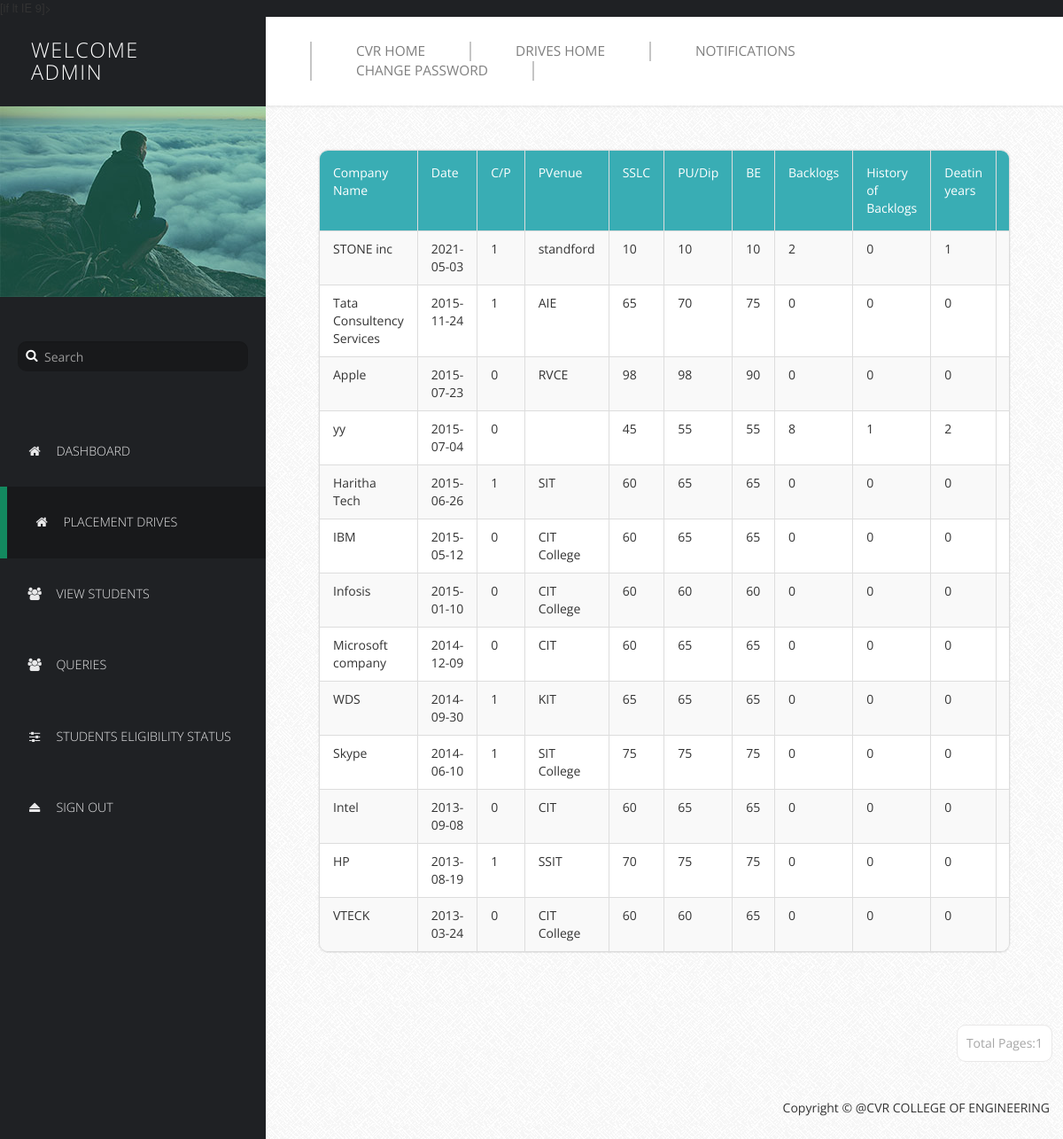
The page /Profilers/PProfile/Placement Drives/Companydetails.php (signed in) on the database its author committed.
### tables this page shows
CREATE TABLE `addpdrive` (
  `CompanyName` varchar(255) NOT NULL,
  `Date` date NOT NULL,
  `C/P` tinyint(1) NOT NULL DEFAULT '0',
  `PVenue` varchar(255) NOT NULL,
  `SSLC` float NOT NULL,
  `PU/Dip` float NOT NULL,
  `BE` float NOT NULL,
  `Backlogs` int(11) NOT NULL,
  `HofBacklogs` tinyint(1) NOT NULL,
  `DetainYears` int(11) NOT NULL,
  `ODetails` text
);

### Profilers/PProfile/Placement Drives/CompanyDetails.php (the view, shortened to what this page needs)
<!DOCTYPE html>
<html lang="en">
  <head>
    <link href="../css/font-awesome.min.css" rel="stylesheet">
    <link href="../css/bootstrap.min.css" rel="stylesheet">
    <link href="../css/templatemo-style.css" rel="stylesheet">
  <body>
    <div class="templatemo-flex-row">
      <div class="templatemo-sidebar">
        <header class="templatemo-site-header">
          <?php
		  $Welcome = "Welcome";
          echo "<h1>" . $Welcome . "<br>". $_SESSION['pusername']. "</h1>";
		 echo "<br>";
		  ?>
        </header>
        <div class="profile-photo-container">
          <img src="../images/profile-photo.jpg" alt="Profile Photo" class="img-responsive">
          <div class="profile-photo-overlay"></div>
        </div>
        <form class="templatemo-search-form" role="search">
          <div class="input-group">
              <button type="submit" class="fa fa-search"></button>
              <input type="text" class="form-control" placeholder="Search" name="srch-term" id="srch-term">
          </div>
        </form>
        <nav class="templatemo-left-nav">
           <ul>
             <li><a href="../login.php"><i class="fa fa-home fa-fw"></i>Dashboard</a></li>
            <li><a href="../Placement Drives.php" class="active"><i class="fa fa-home fa-fw"></i>Placement Drives</a></li>
            <li><a href="../manage-users.php"><i class="fa fa-users fa-fw"></i>View Students</a></li>
            <li><a href="../queries.php"><i class="fa fa-users fa-fw"></i>Queries</a></li>
            <li><a href="../Students Eligibility.php"><i class="fa fa-sliders fa-fw"></i>Students Eligibility Status</a></li>
            <li><a href="../logout.php"><i class="fa fa-eject fa-fw"></i>Sign Out</a></li>
          </ul>
        </nav>
      </div>
      <div class="templatemo-content col-1 light-gray-bg">
        <div class="templatemo-top-nav-container">
          <div class="row">
            <nav class="templatemo-top-nav col-lg-12 col-md-12">
              <ul class="text-uppercase">
               <li><a href="../../Homepage/index.php">CVR HOME</a></li>
                <li><a href="">Drives Home</a></li>
                <li><a href="Notif.php">Notifications</a></li>
                <li><a href="Change Password.php">Change Password</a></li>
              </ul>
            </nav>
          </div>
        </div>
        <div class="templatemo-content-container">
          <div class="templatemo-content-widget no-padding">
            <div class="panel panel-default table-responsive">
              <table class="table table-striped table-bordered templatemo-user-table">
                <thead>
                  <tr>
                    <td><a  class="white-text templatemo-sort-by">Company Name </a></td>
                    <td><a  class="white-text templatemo-sort-by">Date </a></td>
                    <td><a  class="white-text templatemo-sort-by">C/P</a></td>
                    <td><a  class="white-text templatemo-sort-by">PVenue</a></td>
					   <td><a  class="white-text templatemo-sort-by">SSLC</a></td>
<td><a  class="white-text templatemo-sort-by">PU/Dip </a></td>
   <td><a  class="white-text templatemo-sort-by">BE</a></td>
   <td><a  class="white-text templatemo-sort-by">Backlogs</a></td>
   <td><a  class="white-text templatemo-sort-by">History of Backlogs</a></td>
			      <td><a  class="white-text templatemo-sort-by">Deatin years</a></td>
			      <td><a class="white-text templatemo-sort-by">Others details </a></td>
				  </thead>
			   <?php
$num_rec_per_page=15;
$connect= mysqli_connect('localhost','stone','stone','details');
if (isset($_GET["page"])) { $page  = $_GET["page"]; } else { $page=1; };
$start_from = ($page-1) * $num_rec_per_page;
$sql = "SELECT * FROM addpdrive ORDER BY Date Desc LIMIT $start_from, $num_rec_per_page";
$rs_result = mysqli_query ($connect,$sql);
?>
<?php
while ($row = mysqli_fetch_assoc($rs_result))
{
            print "<tr>";
print "<td>" . $row['CompanyName'] . "</td>";
print "<td>" . $row['Date'] . "</td>";
print "<td>" . $row['C/P'] . "</td>";
print "<td>" . $row['PVenue'] . "</td>";
print "<td>" . $row['SSLC'] . "</td>";
print "<td>" . $row['PU/Dip'] . "</td>";
print "<td>" . $row['BE'] . "</td>";
print "<td>" . $row['Backlogs'] . "</td>";
print "<td>" . $row['HofBacklogs'] . "</td>";
print "<td>" . $row['DetainYears'] . "</td>";
print "<td>" . $row['ODetails'] . "</td>";
print "</tr>";
}
?>
              </table>
			  </div>
			  </div>
			  </div>
  <div class="pagination-wrap">
  <ul class="pagination">
			  <?php
$num_rec_per_page=15;
$connect= mysqli_connect('localhost','stone','stone','details');
$sql = "SELECT * FROM addpdrive ORDER BY Date Desc";
$rs_result = mysqli_query($connect,$sql);
$total_records = mysqli_num_rows($rs_result);
$totalpage = ceil($total_records / $num_rec_per_page);
$currentpage = (isset($_GET['page']) ? $_GET['page'] : 1);
	 if($currentpage == 0)
	{
	}
	else if( $currentpage >= 1  &&  $currentpage <= $totalpage  )
	{
	 echo "<li><a>Total Pages:".$totalpage."</a></li>";
}
 ?>
</ul>
</div>
          <footer class="text-right">
           		<p>Copyright &copy; @CVR COLLEGE OF ENGINEERING</p>
          </footer>
        </div>
      </div>
  </body>
</html>

### Profilers/PProfile/css/templatemo-style.css (style rules this page uses)
* { font-family: 'Open Sans', sans-serif; }
body { font-size: 13px; }
body, .templatemo-left-nav { background: #1f2124; }
h1, h2, h3 { margin: 0; }
ul { list-style-type: none; margin: 0; padding: 0; }
nav li { font-size: 1.1em; list-style: none; text-transform: uppercase; }
.white-text { color: white; }
.light-gray-bg { font-family:"Trebuchet MS", "Myriad Pro", Arial, sans-serif; font-size:14px; background:#f4f4f4 url(../images/bg.png) repeat top left; color:#333; overflow-y:scroll; }
footer { padding: 15px; }
.templatemo-sidebar { width: 300px; }
.templatemo-site-header { margin: 25px 30px; }
.templatemo-site-header h1 { color: white; display: inline-block; font-size: 1.8em; font-weight: 300; letter-spacing: 1.5px; margin: 0 5px; text-transform: uppercase; vertical-align: middle; }
.profile-photo-container { position: relative; }
.profile-photo-overlay { background-color: rgba(4, 152, 114, 0.35); position: absolute; top: 0; left: 0; width: 100%; height: 100%; transition: all 0.3s ease; }
.templatemo-search-form { font-size: 1.1em; margin: 50px 20px; }
.templatemo-search-form .input-group { width: 100%; }
.templatemo-search-form .input-group .form-control { background-color: #18191b; border: none; border-radius: 10px; color: #DDD; padding-left: 30px; }
.templatemo-search-form .input-group { position: relative; }
.fa-search { height:32px; width:32px; border: none; cursor: pointer; color:white; background:transparent; position:absolute; top: 0; left: 0; z-index: 100; }
.templatemo-left-nav li { font-weight: 300; }
.templatemo-left-nav a.active, .templatemo-left-nav a:hover { background: #18191b; border-left: 8px solid #13895F; }
.templatemo-left-nav a { color: #e9e9ea; display: block; padding: 30px; transition: all 0.3s ease; }
.templatemo-left-nav .fa { margin-right: 15px; }
.templatemo-top-nav-container { background-color: white; padding: 28px 50px; box-shadow: 0px 0px 2px 2px rgba(161, 159, 159, 0.18); }
.templatemo-top-nav li { float: left; list-style: none; }
.templatemo-top-nav a { color: #7f7f7f; display: block; padding: 0 50px; border-left: 2px solid #c5c5c5; }
.templatemo-top-nav li:last-child a { border-right: 2px solid #c5c5c5; }
.templatemo-content { margin-top: 0px; min-height: 600px; padding: 0; overflow-x: hidden; }
.templatemo-content-container { padding: 40px 50px; }
.templatemo-flex-row { display: -webkit-flex; display: -ms-flexbox; display: flex; }
.col-1 { -webkit-flex: 1; -ms-flex: 1; flex: 1; }
.templatemo-content-widget { border-radius: 10px; padding: 30px; position: relative; margin: 10px; box-shadow: 0px 0px 1px 1px rgba(161, 159, 159, 0.1); }
.templatemo-content-widget.no-padding { padding: 0; }
.panel { border-radius: 10px; }
.pagination-wrap { margin-right: 10px; text-align: right; }
.pagination>li>a { border-color: #E9E8E8; color: #a6a6a6; margin: 2px; padding: 10px; }
.pagination>li>a, .pagination>li:first-child>a, .pagination>li:last-child>a { border-radius: 10px; }
.table { margin-bottom: 0; }
.table>tbody>tr>td { padding: 10px 15px; }
.table>thead>tr>td { padding: 15px; }
.templatemo-user-table thead { background-color: #39ADB4; color: white; }
.panel>.table-responsive:last-child>.table:last-child, .panel>.table:last-child { border-bottom-right-radius: 10px; border-bottom-left-radius: 10px; }
.panel>.table:first-child { border-top-left-radius: 10px; border-top-right-radius: 10px; }
@media only screen and (min-width: 768px) { .templatemo-left-nav { display: block !important; } }

### rows shown on the page
addpdrive: CompanyName "STONE inc", Date "2021-05-03", value "1", PVenue "standford", SSLC "10", value "10", BE "10", Backlogs "2", HofBacklogs "0", DetainYears "1"
addpdrive: CompanyName "Tata Consultency Services", Date "2015-11-24", value "1", PVenue "AIE", SSLC "65", value "70", BE "75", Backlogs "0", HofBacklogs "0", DetainYears "0"
addpdrive: CompanyName "Apple", Date "2015-07-23", value "0", PVenue "RVCE", SSLC "98", value "98", BE "90", Backlogs "0", HofBacklogs "0", DetainYears "0"
addpdrive: CompanyName "yy", Date "2015-07-04", value "0", SSLC "45", value "55", BE "55", Backlogs "8", HofBacklogs "1", DetainYears "2"
addpdrive: CompanyName "Haritha Tech", Date "2015-06-26", value "1", PVenue "SIT", SSLC "60", value "65", BE "65", Backlogs "0", HofBacklogs "0", DetainYears "0"
addpdrive: CompanyName "IBM", Date "2015-05-12", value "0", PVenue "CIT College", SSLC "60", value "65", BE "65", Backlogs "0", HofBacklogs "0", DetainYears "0"
addpdrive: CompanyName "Infosis", Date "2015-01-10", value "0", PVenue "CIT College", SSLC "60", value "60", BE "60", Backlogs "0", HofBacklogs "0", DetainYears "0"
addpdrive: CompanyName "Microsoft company", Date "2014-12-09", value "0", PVenue "CIT", SSLC "60", value "65", BE "65", Backlogs "0", HofBacklogs "0", DetainYears "0"
addpdrive: CompanyName "WDS", Date "2014-09-30", value "1", PVenue "KIT", SSLC "65", value "65", BE "65", Backlogs "0", HofBacklogs "0", DetainYears "0"
addpdrive: CompanyName "Skype", Date "2014-06-10", value "1", PVenue "SIT College", SSLC "75", value "75", BE "75", Backlogs "0", HofBacklogs "0", DetainYears "0"
addpdrive: CompanyName "Intel", Date "2013-09-08", value "0", PVenue "CIT", SSLC "60", value "65", BE "65", Backlogs "0", HofBacklogs "0", DetainYears "0"
addpdrive: CompanyName "HP", Date "2013-08-19", value "1", PVenue "SSIT", SSLC "70", value "75", BE "75", Backlogs "0", HofBacklogs "0", DetainYears "0"
addpdrive: CompanyName "VTECK", Date "2013-03-24", value "0", PVenue "CIT College", SSLC "60", value "60", BE "65", Backlogs "0", HofBacklogs "0", DetainYears "0"

### other values the page prints
$Welcome "WELCOME"
$_SESSION['pusername'] "ADMIN"
$totalpage "1"
